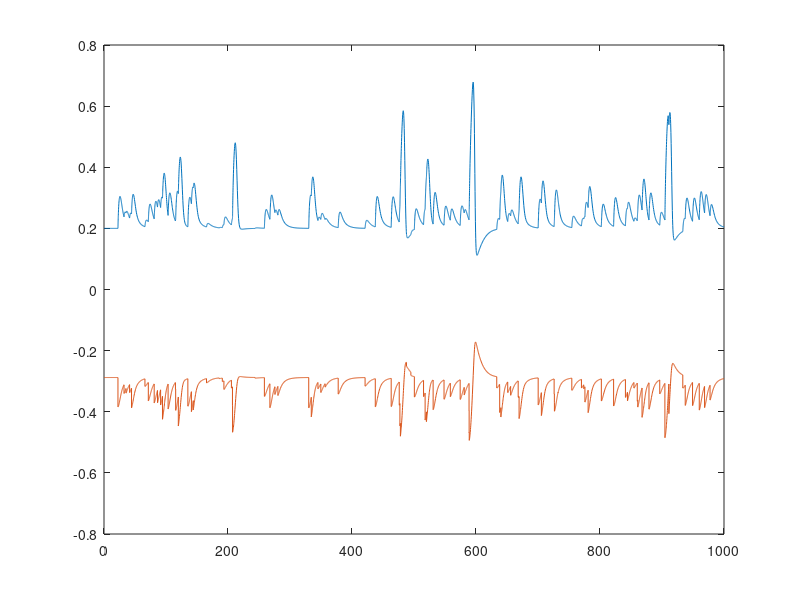
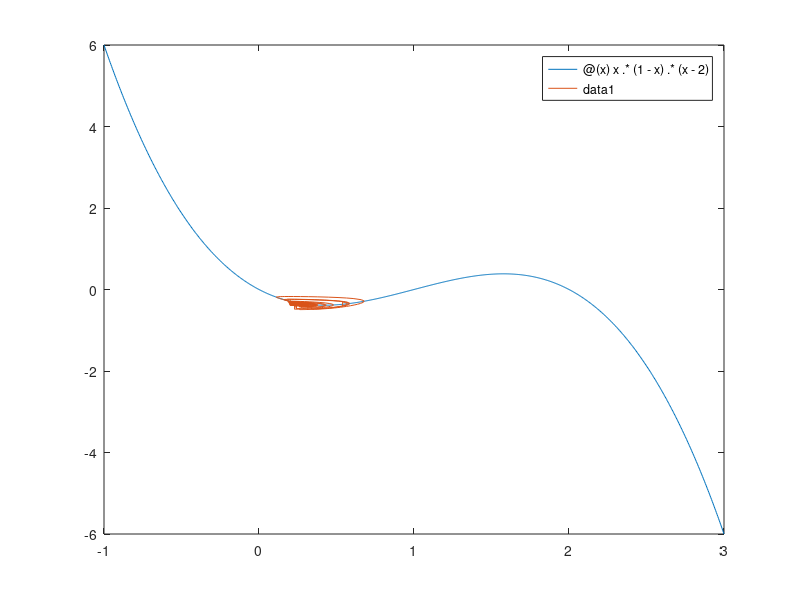

The MATLAB source for these figures, in order:
alpha = 0.01; beta = 0.02;
f=@(t,Y) [Y(1)*(1-Y(1))*(Y(1)-2)-Y(2);...
    0.1*(Y(1)-0.2)];

IC = [0.2;-0.288];

max_time = 1000;
mean_interkick_time = 10;
lambda = 1/mean_interkick_time;
N = poissrnd(max_time*lambda); % random number of kicks
%%% kick times
U = max_time*rand(N,1); % sample N points from interval [0,max_time]
sorted_U = [0; sort(U); max_time]; % sort the points to get kick times
tau = [diff(sorted_U)];

min_kick_size = -0.1;
max_kick_size = 0;
kicks = [min_kick_size + (max_kick_size-min_kick_size)*rand(N,1); 0];

[t,y] = ode45(f,[0,max_time],IC);

tall = [];
Yall = [];
if N>0
    for j = 1:(N+1)
        [ts, Ys] = ode45(f,[0,tau(j)], IC); % flow
        k = [0, kicks(j)]; % kicks are only applied to predators
        IC = Ys(end,:) + k; % add kick for next flow
        % store times output by ODE45
        % (shifted by previous total kick times)
        % and store ODE variables output by ODE45
        tall = [tall; ts+sum(tau(1:(j-1)))]; 
        Yall = [Yall; Ys];
    end
else % special case when no kicks occur
    [tall, Yall] = ode45(f,[0,max_time], IC);
end

figure
plot(tall,Yall)
%hold on
%plot(t,y)
%plot(y(:,1),y(:,2), '*')
figure
fplot(@(x) x.*(1-x).*(x-2),[-1,3])
hold on
plot(Yall(:,1), Yall(:,2))
